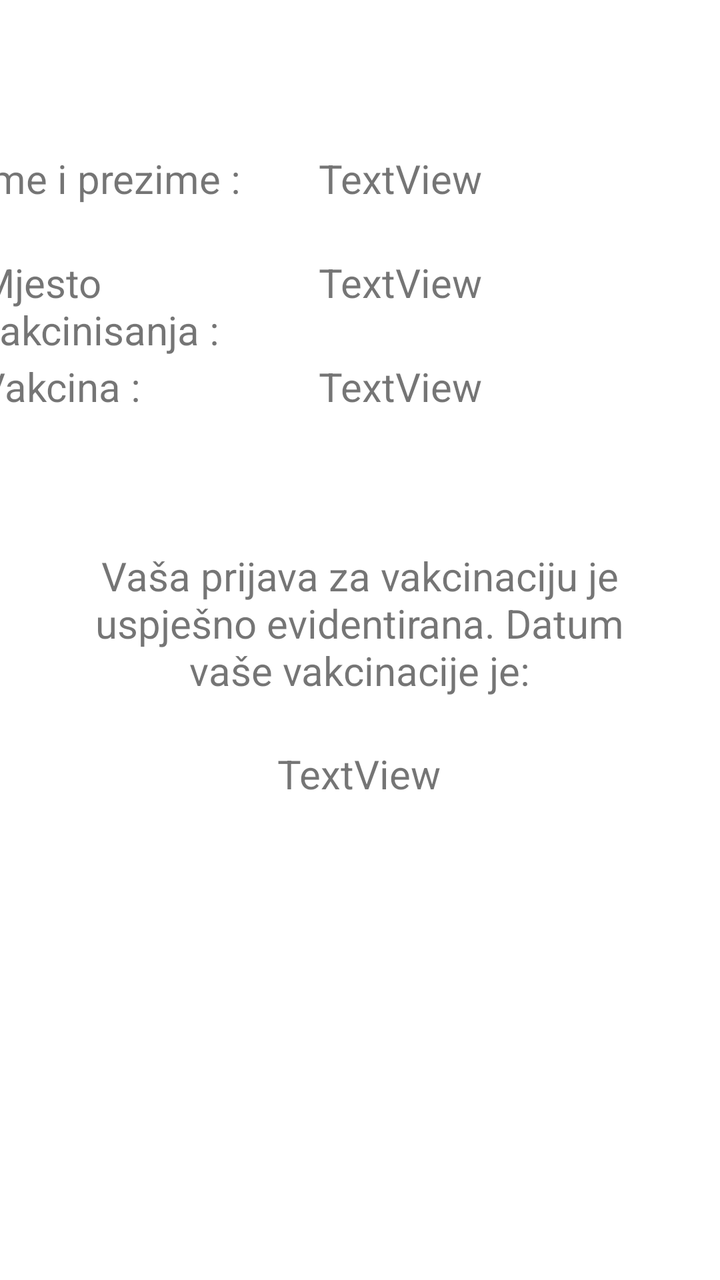
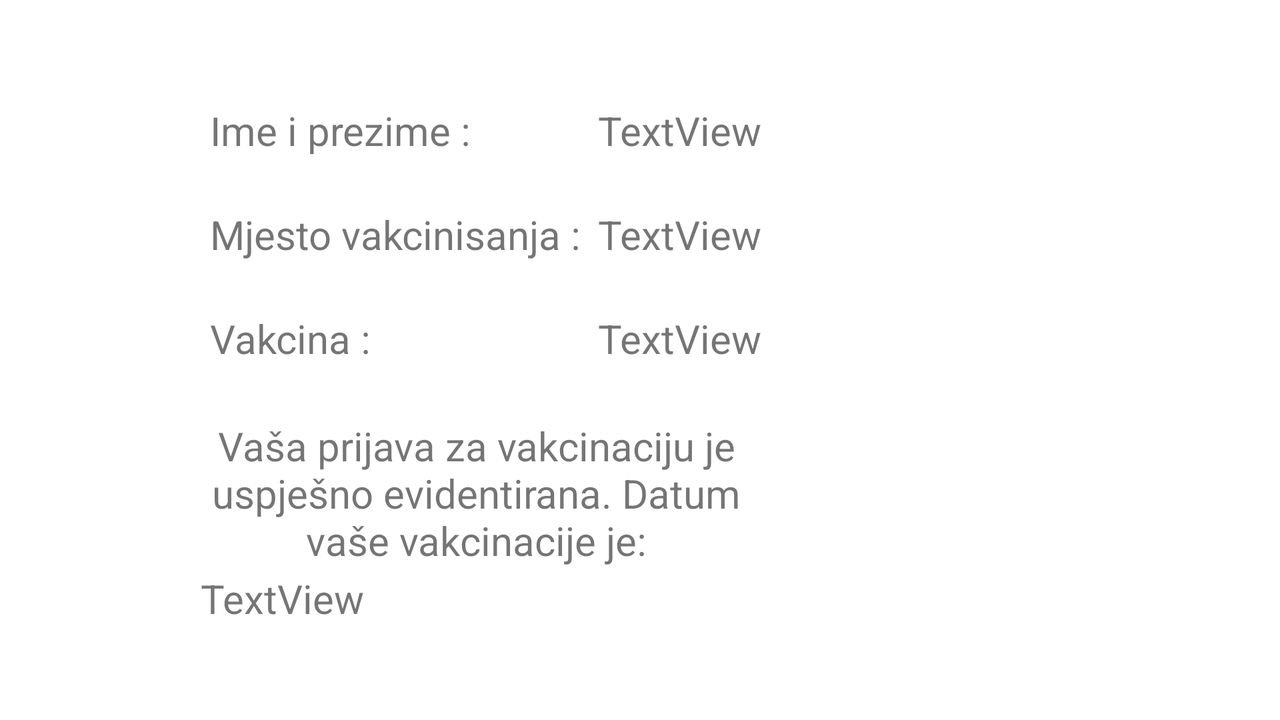

One screen, two layout resources from the same app: the default and the repository's alternative for another configuration. Each is rendered where Android would select it; the XML of both is given below.
<!-- AndroidManifest.xml: application theme Theme.ProjekatCovid -->
<!-- res/layout/fragment_sazetak.xml -->
<layout xmlns:android="http://schemas.android.com/apk/res/android"
    xmlns:app="http://schemas.android.com/apk/res-auto"
    xmlns:tools="http://schemas.android.com/tools"
    tools:context="com.example.projekat_covid.SazetakFragment">

    <androidx.constraintlayout.widget.ConstraintLayout

        android:layout_width="match_parent"
        android:layout_height="match_parent"
        >


        <LinearLayout
            android:layout_width="391dp"
            android:layout_height="211dp"
            android:layout_marginTop="50dp"
            android:orientation="vertical"
            app:layout_constraintBottom_toBottomOf="parent"
            app:layout_constraintEnd_toEndOf="parent"
            app:layout_constraintStart_toStartOf="parent"
            app:layout_constraintTop_toTopOf="parent"
            app:layout_constraintVertical_bias="0.068">

            <LinearLayout
                android:layout_width="match_parent"
                android:layout_height="52dp"
                android:layout_marginStart="5dp"
                android:layout_marginLeft="5dp"
                android:orientation="horizontal">

                <TextView
                    android:id="@+id/textView13"
                    android:layout_width="35dp"
                    android:layout_height="match_parent"
                    android:layout_weight="1"
                    android:text="@string/ime_prezime"
                    android:textSize="20sp" />

                <TextView
                    android:id="@+id/id_edit_ime_i_prezime"
                    android:layout_width="wrap_content"
                    android:layout_height="match_parent"
                    android:layout_weight="1"
                    android:text="TextView"
                    android:textSize="20sp" />
            </LinearLayout>

            <LinearLayout
                android:layout_width="match_parent"
                android:layout_height="52dp"
                android:layout_marginStart="5dp"
                android:layout_marginLeft="5dp"
                android:orientation="horizontal">

                <TextView
                    android:id="@+id/textView15"
                    android:layout_width="35dp"
                    android:layout_height="match_parent"
                    android:layout_weight="1"
                    android:text="@string/mjesto"
                    android:textSize="20sp" />

                <TextView
                    android:id="@+id/id_edit_mjesto_vakcinisanja"
                    android:layout_width="wrap_content"
                    android:layout_height="match_parent"
                    android:layout_weight="1"
                    android:text="TextView"
                    android:textSize="20sp" />
            </LinearLayout>

            <LinearLayout
                android:layout_width="match_parent"
                android:layout_height="52dp"
                android:orientation="horizontal">

                <TextView
                    android:id="@+id/textView17"
                    android:layout_width="35dp"
                    android:layout_height="match_parent"
                    android:layout_marginStart="5dp"
                    android:layout_marginLeft="5dp"
                    android:layout_weight="1"
                    android:text="@string/vakcina"
                    android:textSize="20sp" />

                <TextView
                    android:id="@+id/id_edit_vakcina"
                    android:layout_width="wrap_content"
                    android:layout_height="match_parent"
                    android:layout_weight="1"
                    android:text="TextView"
                    android:textSize="20sp" />
            </LinearLayout>
        </LinearLayout>

        <TextView
            android:id="@+id/textView9"
            android:layout_width="276dp"
            android:layout_height="78dp"
            android:gravity="center"
            android:text="@string/registracija"
            android:textSize="20sp"
            app:layout_constraintBottom_toBottomOf="parent"
            app:layout_constraintEnd_toEndOf="parent"
            app:layout_constraintHorizontal_bias="0.496"
            app:layout_constraintStart_toStartOf="parent"
            app:layout_constraintTop_toTopOf="parent"
            app:layout_constraintVertical_bias="0.485" />

        <TextView
            android:id="@+id/id_edit_datum"
            android:layout_width="wrap_content"
            android:layout_height="wrap_content"
            android:gravity="center"
            android:text="TextView"
            android:textSize="20sp"
            app:layout_constraintBottom_toBottomOf="parent"
            app:layout_constraintEnd_toEndOf="parent"
            app:layout_constraintHorizontal_bias="0.498"
            app:layout_constraintStart_toStartOf="parent"
            app:layout_constraintTop_toTopOf="parent"
            app:layout_constraintVertical_bias="0.609" />
    </androidx.constraintlayout.widget.ConstraintLayout>
</layout>
<!-- resources referenced by this layout -->
<resources>
  <string name="ime_prezime">Ime i prezime : </string>
  <string name="mjesto">Mjesto vakcinisanja :</string>
  <string name="registracija">Vaša prijava za vakcinaciju je uspješno evidentirana. Datum vaše vakcinacije je:</string>
  <string name="vakcina">Vakcina : </string>
  <style name="Theme.ProjekatCovid" parent="Theme.MaterialComponents.DayNight.DarkActionBar">
          
          <item name="colorPrimary">@color/teal_700</item>
          <item name="colorPrimaryVariant">@color/teal_700</item>
          <item name="colorOnPrimary">@color/white</item>
          
          <item name="colorSecondary">@color/teal_200</item>
          <item name="colorSecondaryVariant">@color/teal_700</item>
          <item name="colorOnSecondary">@color/black</item>
          
          <item name="android:statusBarColor" tools:targetApi="l">?attr/colorPrimaryVariant</item>
          
      </style>
</resources>
<!-- res/layout-land/fragment_sazetak.xml (the repository's variant of the layout above) -->
<!-- drawn on the phone turned sideways -->
<layout xmlns:android="http://schemas.android.com/apk/res/android"
    xmlns:app="http://schemas.android.com/apk/res-auto"
    xmlns:tools="http://schemas.android.com/tools"
    tools:context="com.example.projekat_covid.SazetakFragment">

    <androidx.constraintlayout.widget.ConstraintLayout

        android:layout_width="match_parent"
        android:layout_height="match_parent"
        >


        <LinearLayout
            android:layout_width="440dp"
            android:layout_height="286dp"
            android:layout_marginTop="50dp"
            android:orientation="vertical"
            app:layout_constraintBottom_toBottomOf="parent"
            app:layout_constraintEnd_toEndOf="parent"
            app:layout_constraintStart_toStartOf="parent"
            app:layout_constraintTop_toTopOf="parent"
            app:layout_constraintVertical_bias="0.068">

            <LinearLayout
                android:layout_width="match_parent"
                android:layout_height="52dp"
                android:layout_marginStart="5dp"
                android:layout_marginLeft="5dp"
                android:orientation="horizontal">

                <TextView
                    android:id="@+id/textView13"
                    android:layout_width="35dp"
                    android:layout_height="match_parent"
                    android:layout_weight="1"
                    android:text="@string/ime_prezime"
                    android:textSize="20sp" />

                <TextView
                    android:id="@+id/id_edit_ime_i_prezime"
                    android:layout_width="wrap_content"
                    android:layout_height="match_parent"
                    android:layout_weight="1"
                    android:text="TextView"
                    android:textSize="20sp" />
            </LinearLayout>

            <LinearLayout
                android:layout_width="match_parent"
                android:layout_height="52dp"
                android:layout_marginStart="5dp"
                android:layout_marginLeft="5dp"
                android:orientation="horizontal">

                <TextView
                    android:id="@+id/textView15"
                    android:layout_width="35dp"
                    android:layout_height="match_parent"
                    android:layout_weight="1"
                    android:text="@string/mjesto"
                    android:textSize="20sp" />

                <TextView
                    android:id="@+id/id_edit_mjesto_vakcinisanja"
                    android:layout_width="wrap_content"
                    android:layout_height="match_parent"
                    android:layout_weight="1"
                    android:text="TextView"
                    android:textSize="20sp" />
            </LinearLayout>

            <LinearLayout
                android:layout_width="match_parent"
                android:layout_height="52dp"
                android:orientation="horizontal">

                <TextView
                    android:id="@+id/textView17"
                    android:layout_width="35dp"
                    android:layout_height="match_parent"
                    android:layout_marginStart="5dp"
                    android:layout_marginLeft="5dp"
                    android:layout_weight="1"
                    android:text="@string/vakcina"
                    android:textSize="20sp" />

                <TextView
                    android:id="@+id/id_edit_vakcina"
                    android:layout_width="wrap_content"
                    android:layout_height="match_parent"
                    android:layout_weight="1"
                    android:text="TextView"
                    android:textSize="20sp" />
            </LinearLayout>

            <TextView
                android:id="@+id/textView9"
                android:layout_width="276dp"
                android:layout_height="78dp"
                android:gravity="center"
                android:text="@string/registracija"
                android:textSize="20sp" />

            <TextView
                android:id="@+id/id_edit_datum"
                android:layout_width="wrap_content"
                android:layout_height="wrap_content"
                android:gravity="center"
                android:text="TextView"
                android:textSize="20sp" />
        </LinearLayout>

    </androidx.constraintlayout.widget.ConstraintLayout>
</layout>
